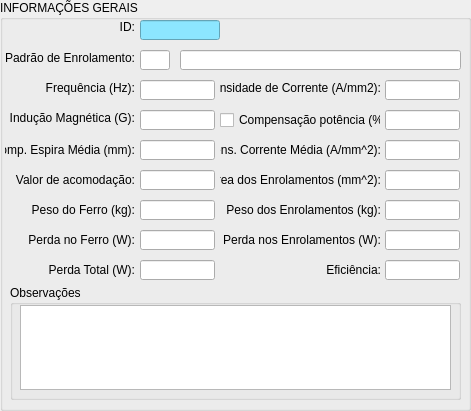
  <widget class="QGroupBox" name="groupBox_2">
   <property name="geometry">
    <rect>
     <x>10</x>
     <y>10</y>
     <width>471</width>
     <height>411</height>
    </rect>
   </property>
   <property name="styleSheet">
    <string notr="true"/>
   </property>
   <property name="title">
    <string>INFORMAÇÕES GERAIS</string>
   </property>
   <widget class="QLineEdit" name="lineEdit_patternWindingName">
    <property name="geometry">
     <rect>
      <x>180</x>
      <y>50</y>
      <width>281</width>
      <height>20</height>
     </rect>
    </property>
   </widget>
   <widget class="QLineEdit" name="lineEdit_averageTurnLength">
    <property name="geometry">
     <rect>
      <x>140</x>
      <y>140</y>
      <width>75</width>
      <height>20</height>
     </rect>
    </property>
   </widget>
   <widget class="QLineEdit" name="lineEdit_currentDensity">
    <property name="geometry">
     <rect>
      <x>385</x>
      <y>80</y>
      <width>75</width>
      <height>20</height>
     </rect>
    </property>
    <property name="styleSheet">
     <string notr="true"/>
    </property>
    <property name="text">
     <string/>
    </property>
   </widget>
   <widget class="QLabel" name="label_weightTurns">
    <property name="geometry">
     <rect>
      <x>220</x>
      <y>200</y>
      <width>161</width>
      <height>20</height>
     </rect>
    </property>
    <property name="text">
     <string>Peso dos Enrolamentos (kg):</string>
    </property>
    <property name="alignment">
     <set>Qt::AlignRight|Qt::AlignTrailing|Qt::AlignVCenter</set>
    </property>
   </widget>
   <widget class="QLineEdit" name="lineEdit_weightTurns">
    <property name="geometry">
     <rect>
      <x>385</x>
      <y>200</y>
      <width>75</width>
      <height>20</height>
     </rect>
    </property>
   </widget>
   <widget class="QLabel" name="label_currentDensity">
    <property name="geometry">
     <rect>
      <x>220</x>
      <y>80</y>
      <width>161</width>
      <height>16</height>
     </rect>
    </property>
    <property name="text">
     <string>Densidade de Corrente (A/mm2):</string>
    </property>
    <property name="alignment">
     <set>Qt::AlignRight|Qt::AlignTrailing|Qt::AlignVCenter</set>
    </property>
   </widget>
   <widget class="QLineEdit" name="lineEdit_turnsLoss">
    <property name="geometry">
     <rect>
      <x>385</x>
      <y>230</y>
      <width>75</width>
      <height>20</height>
     </rect>
    </property>
   </widget>
   <widget class="QLabel" name="label_patternWinding">
    <property name="enabled">
     <bool>true</bool>
    </property>
    <property name="geometry">
     <rect>
      <x>5</x>
      <y>50</y>
      <width>130</width>
      <height>16</height>
     </rect>
    </property>
    <property name="text">
     <string>Padrão de Enrolamento:</string>
    </property>
    <property name="alignment">
     <set>Qt::AlignRight|Qt::AlignTrailing|Qt::AlignVCenter</set>
    </property>
   </widget>
   <widget class="QLabel" name="label_TurnsLoss">
    <property name="geometry">
     <rect>
      <x>220</x>
      <y>230</y>
      <width>161</width>
      <height>20</height>
     </rect>
    </property>
    <property name="text">
     <string>Perda nos Enrolamentos (W):</string>
    </property>
    <property name="alignment">
     <set>Qt::AlignRight|Qt::AlignTrailing|Qt::AlignVCenter</set>
    </property>
   </widget>
   <widget class="QLabel" name="label_averageTurnLength">
    <property name="geometry">
     <rect>
      <x>5</x>
      <y>140</y>
      <width>130</width>
      <height>20</height>
     </rect>
    </property>
    <property name="text">
     <string>Comp. Espira Média (mm):</string>
    </property>
    <property name="alignment">
     <set>Qt::AlignRight|Qt::AlignTrailing|Qt::AlignVCenter</set>
    </property>
   </widget>
   <widget class="QLineEdit" name="lineEdit_turnsArea">
    <property name="geometry">
     <rect>
      <x>385</x>
      <y>170</y>
      <width>75</width>
      <height>20</height>
     </rect>
    </property>
   </widget>
   <widget class="QLabel" name="label_turnsArea">
    <property name="geometry">
     <rect>
      <x>220</x>
      <y>170</y>
      <width>161</width>
      <height>20</height>
     </rect>
    </property>
    <property name="text">
     <string>Área dos Enrolamentos (mm^2):</string>
    </property>
    <property name="alignment">
     <set>Qt::AlignRight|Qt::AlignTrailing|Qt::AlignVCenter</set>
    </property>
   </widget>
   <widget class="QLineEdit" name="lineEdit_densityAverageCurrent">
    <property name="geometry">
     <rect>
      <x>385</x>
      <y>140</y>
      <width>75</width>
      <height>20</height>
     </rect>
    </property>
   </widget>
   <widget class="QLabel" name="label_efficiency">
    <property name="geometry">
     <rect>
      <x>220</x>
      <y>260</y>
      <width>161</width>
      <height>20</height>
     </rect>
    </property>
    <property name="text">
     <string>Eficiência:</string>
    </property>
    <property name="alignment">
     <set>Qt::AlignRight|Qt::AlignTrailing|Qt::AlignVCenter</set>
    </property>
   </widget>
   <widget class="QLineEdit" name="lineEdit_ironWeight">
    <property name="geometry">
     <rect>
      <x>140</x>
      <y>200</y>
      <width>75</width>
      <height>20</height>
     </rect>
    </property>
   </widget>
   <widget class="QLineEdit" name="lineEdit_ironLoss">
    <property name="geometry">
     <rect>
      <x>140</x>
      <y>230</y>
      <width>75</width>
      <height>20</height>
     </rect>
    </property>
   </widget>
   <widget class="QLineEdit" name="lineEdit_totalLoss">
    <property name="geometry">
     <rect>
      <x>140</x>
      <y>260</y>
      <width>75</width>
      <height>20</height>
     </rect>
    </property>
   </widget>
   <widget class="QLabel" name="label_magneticInduction">
    <property name="geometry">
     <rect>
      <x>5</x>
      <y>110</y>
      <width>130</width>
      <height>16</height>
     </rect>
    </property>
    <property name="text">
     <string>Indução Magnética (G):</string>
    </property>
    <property name="alignment">
     <set>Qt::AlignRight|Qt::AlignTrailing|Qt::AlignVCenter</set>
    </property>
   </widget>
   <widget class="QLineEdit" name="lineEdit_efficiency">
    <property name="geometry">
     <rect>
      <x>385</x>
      <y>260</y>
      <width>75</width>
      <height>20</height>
     </rect>
    </property>
   </widget>
   <widget class="QLineEdit" name="lineEdit_magneticInduction">
    <property name="geometry">
     <rect>
      <x>140</x>
      <y>110</y>
      <width>75</width>
      <height>20</height>
     </rect>
    </property>
    <property name="styleSheet">
     <string notr="true"/>
    </property>
    <property name="text">
     <string/>
    </property>
   </widget>
   <widget class="QLabel" name="label_densityAverageCurrent">
    <property name="geometry">
     <rect>
      <x>220</x>
      <y>140</y>
      <width>161</width>
      <height>20</height>
     </rect>
    </property>
    <property name="text">
     <string>Dens. Corrente Média (A/mm^2):</string>
    </property>
    <property name="alignment">
     <set>Qt::AlignRight|Qt::AlignTrailing|Qt::AlignVCenter</set>
    </property>
   </widget>
   <widget class="QLineEdit" name="lineEdit_windowAreaPerSectionTurns">
    <property name="enabled">
     <bool>true</bool>
    </property>
    <property name="geometry">
     <rect>
      <x>140</x>
      <y>170</y>
      <width>75</width>
      <height>20</height>
     </rect>
    </property>
    <property name="styleSheet">
     <string notr="true"/>
    </property>
    <property name="text">
     <string/>
    </property>
   </widget>
   <widget class="QLabel" name="label_ironLoss">
    <property name="geometry">
     <rect>
      <x>5</x>
      <y>230</y>
      <width>130</width>
      <height>20</height>
     </rect>
    </property>
    <property name="text">
     <string>Perda no Ferro (W):</string>
    </property>
    <property name="alignment">
     <set>Qt::AlignRight|Qt::AlignTrailing|Qt::AlignVCenter</set>
    </property>
   </widget>
   <widget class="QLabel" name="label_totalLoss">
    <property name="geometry">
     <rect>
      <x>5</x>
      <y>260</y>
      <width>130</width>
      <height>20</height>
     </rect>
    </property>
    <property name="text">
     <string>Perda Total (W):</string>
    </property>
    <property name="alignment">
     <set>Qt::AlignRight|Qt::AlignTrailing|Qt::AlignVCenter</set>
    </property>
   </widget>
   <widget class="QLabel" name="label_windowAreaPerSectionTurns">
    <property name="enabled">
     <bool>true</bool>
    </property>
    <property name="geometry">
     <rect>
      <x>5</x>
      <y>170</y>
      <width>130</width>
      <height>20</height>
     </rect>
    </property>
    <property name="text">
     <string>Valor de acomodação:</string>
    </property>
    <property name="alignment">
     <set>Qt::AlignRight|Qt::AlignTrailing|Qt::AlignVCenter</set>
    </property>
   </widget>
   <widget class="QLabel" name="label_ironWeight">
    <property name="geometry">
     <rect>
      <x>5</x>
      <y>200</y>
      <width>130</width>
      <height>20</height>
     </rect>
    </property>
    <property name="text">
     <string>Peso do Ferro (kg):</string>
    </property>
    <property name="alignment">
     <set>Qt::AlignRight|Qt::AlignTrailing|Qt::AlignVCenter</set>
    </property>
   </widget>
   <widget class="QLineEdit" name="lineEdit_id">
    <property name="geometry">
     <rect>
      <x>140</x>
      <y>20</y>
      <width>80</width>
      <height>20</height>
     </rect>
    </property>
    <property name="styleSheet">
     <string notr="true">background-color: rgb(140, 230, 255);</string>
    </property>
   </widget>
   <widget class="QLabel" name="label_id">
    <property name="geometry">
     <rect>
      <x>5</x>
      <y>20</y>
      <width>130</width>
      <height>13</height>
     </rect>
    </property>
    <property name="text">
     <string>ID:</string>
    </property>
    <property name="alignment">
     <set>Qt::AlignRight|Qt::AlignTrailing|Qt::AlignVCenter</set>
    </property>
   </widget>
   <widget class="QGroupBox" name="groupBox_observation">
    <property name="geometry">
     <rect>
      <x>10</x>
      <y>285</y>
      <width>451</width>
      <height>115</height>
     </rect>
    </property>
    <property name="title">
     <string>Observações</string>
    </property>
    <widget class="QTextEdit" name="textEdit_observation">
     <property name="geometry">
      <rect>
       <x>10</x>
       <y>20</y>
       <width>431</width>
       <height>85</height>
      </rect>
     </property>
    </widget>
   </widget>
   <widget class="QLineEdit" name="lineEdit_patternWindingNumber">
    <property name="geometry">
     <rect>
      <x>140</x>
      <y>50</y>
      <width>30</width>
      <height>20</height>
     </rect>
    </property>
   </widget>
   <widget class="QLineEdit" name="lineEdit_compensation_power">
    <property name="enabled">
     <bool>true</bool>
    </property>
    <property name="geometry">
     <rect>
      <x>385</x>
      <y>110</y>
      <width>75</width>
      <height>20</height>
     </rect>
    </property>
    <property name="styleSheet">
     <string notr="true"/>
    </property>
    <property name="text">
     <string/>
    </property>
   </widget>
   <widget class="QCheckBox" name="checkBox_compensation_power">
    <property name="enabled">
     <bool>true</bool>
    </property>
    <property name="geometry">
     <rect>
      <x>220</x>
      <y>110</y>
      <width>161</width>
      <height>20</height>
     </rect>
    </property>
    <property name="text">
     <string>Compensação potência (%):</string>
    </property>
    <property name="checked">
     <bool>false</bool>
    </property>
   </widget>
   <widget class="QLineEdit" name="lineEdit_frequency">
    <property name="geometry">
     <rect>
      <x>140</x>
      <y>80</y>
      <width>75</width>
      <height>20</height>
     </rect>
    </property>
    <property name="autoFillBackground">
     <bool>false</bool>
    </property>
    <property name="styleSheet">
     <string notr="true"/>
    </property>
    <property name="text">
     <string/>
    </property>
   </widget>
   <widget class="QLabel" name="label_frequency">
    <property name="geometry">
     <rect>
      <x>5</x>
      <y>80</y>
      <width>130</width>
      <height>16</height>
     </rect>
    </property>
    <property name="text">
     <string>Frequência (Hz):</string>
    </property>
    <property name="alignment">
     <set>Qt::AlignRight|Qt::AlignTrailing|Qt::AlignVCenter</set>
    </property>
   </widget>
  </widget>
